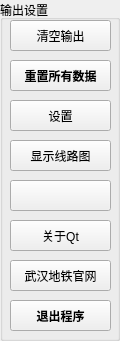
  <widget class="QGroupBox" name="groupBox_7">
   <property name="geometry">
    <rect>
     <x>630</x>
     <y>460</y>
     <width>120</width>
     <height>341</height>
    </rect>
   </property>
   <property name="title">
    <string>输出设置</string>
   </property>
   <widget class="QPushButton" name="emptyop">
    <property name="geometry">
     <rect>
      <x>10</x>
      <y>20</y>
      <width>101</width>
      <height>31</height>
     </rect>
    </property>
    <property name="text">
     <string>清空输出</string>
    </property>
   </widget>
   <widget class="QPushButton" name="CloseWindow">
    <property name="geometry">
     <rect>
      <x>10</x>
      <y>300</y>
      <width>101</width>
      <height>31</height>
     </rect>
    </property>
    <property name="font">
     <font>
      <weight>75</weight>
      <bold>true</bold>
     </font>
    </property>
    <property name="text">
     <string>退出程序</string>
    </property>
   </widget>
   <widget class="QPushButton" name="ShowMap">
    <property name="geometry">
     <rect>
      <x>10</x>
      <y>140</y>
      <width>101</width>
      <height>31</height>
     </rect>
    </property>
    <property name="text">
     <string>显示线路图</string>
    </property>
   </widget>
   <widget class="QPushButton" name="Website_butn">
    <property name="geometry">
     <rect>
      <x>10</x>
      <y>260</y>
      <width>101</width>
      <height>31</height>
     </rect>
    </property>
    <property name="text">
     <string>武汉地铁官网</string>
    </property>
   </widget>
   <widget class="QPushButton" name="ResetAll">
    <property name="geometry">
     <rect>
      <x>10</x>
      <y>60</y>
      <width>101</width>
      <height>31</height>
     </rect>
    </property>
    <property name="font">
     <font>
      <weight>75</weight>
      <bold>true</bold>
     </font>
    </property>
    <property name="text">
     <string>重置所有数据</string>
    </property>
   </widget>
   <widget class="QPushButton" name="AboutQT">
    <property name="geometry">
     <rect>
      <x>10</x>
      <y>220</y>
      <width>101</width>
      <height>31</height>
     </rect>
    </property>
    <property name="text">
     <string>关于Qt</string>
    </property>
   </widget>
   <widget class="QPushButton" name="SettingsBtn">
    <property name="geometry">
     <rect>
      <x>10</x>
      <y>100</y>
      <width>101</width>
      <height>31</height>
     </rect>
    </property>
    <property name="text">
     <string>设置</string>
    </property>
   </widget>
   <widget class="QPushButton" name="ReservedBtn1">
    <property name="geometry">
     <rect>
      <x>10</x>
      <y>180</y>
      <width>101</width>
      <height>31</height>
     </rect>
    </property>
    <property name="text">
     <string/>
    </property>
   </widget>
  </widget>
